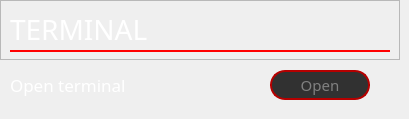
    <widget class="QWidget" name="page_terminal">
     <widget class="QFrame" name="p_terminal_title">
      <property name="geometry">
       <rect>
        <x>0</x>
        <y>0</y>
        <width>400</width>
        <height>60</height>
       </rect>
      </property>
      <property name="frameShape">
       <enum>QFrame::StyledPanel</enum>
      </property>
      <property name="frameShadow">
       <enum>QFrame::Raised</enum>
      </property>
      <widget class="QLabel" name="label_107">
       <property name="geometry">
        <rect>
         <x>10</x>
         <y>10</y>
         <width>380</width>
         <height>40</height>
        </rect>
       </property>
       <property name="font">
        <font>
         <family>Bahnschrift SemiLight</family>
         <pointsize>21</pointsize>
        </font>
       </property>
       <property name="styleSheet">
        <string notr="true">color:white;</string>
       </property>
       <property name="text">
        <string>TERMINAL</string>
       </property>
       <property name="alignment">
        <set>Qt::AlignLeading|Qt::AlignLeft|Qt::AlignTop</set>
       </property>
      </widget>
      <widget class="Line" name="line_23">
       <property name="geometry">
        <rect>
         <x>10</x>
         <y>50</y>
         <width>380</width>
         <height>2</height>
        </rect>
       </property>
       <property name="styleSheet">
        <string notr="true">background:red;
border:none;</string>
       </property>
       <property name="frameShadow">
        <enum>QFrame::Plain</enum>
       </property>
       <property name="orientation">
        <enum>Qt::Horizontal</enum>
       </property>
      </widget>
     </widget>
     <widget class="QFrame" name="p_terminal_button">
      <property name="geometry">
       <rect>
        <x>0</x>
        <y>60</y>
        <width>370</width>
        <height>50</height>
       </rect>
      </property>
      <widget class="QLabel" name="label_108">
       <property name="geometry">
        <rect>
         <x>10</x>
         <y>0</y>
         <width>200</width>
         <height>50</height>
        </rect>
       </property>
       <property name="maximumSize">
        <size>
         <width>250</width>
         <height>16777215</height>
        </size>
       </property>
       <property name="font">
        <font>
         <family>Bahnschrift SemiLight</family>
         <pointsize>13</pointsize>
        </font>
       </property>
       <property name="styleSheet">
        <string notr="true">color:white;</string>
       </property>
       <property name="text">
        <string>Open terminal</string>
       </property>
      </widget>
      <widget class="QPushButton" name="bearing_terminalOpenButton">
       <property name="geometry">
        <rect>
         <x>270</x>
         <y>10</y>
         <width>100</width>
         <height>30</height>
        </rect>
       </property>
       <property name="font">
        <font>
         <family>Bahnschrift SemiLight</family>
         <pointsize>11</pointsize>
         <weight>50</weight>
         <bold>false</bold>
        </font>
       </property>
       <property name="styleSheet">
        <string notr="true">QPushButton{
	
	background-color: rgb(49, 49, 49);
	border: 2px solid rgb(181, 0, 0);
	border-radius:15px;
	color:gray;
}
QPushButton:pressed{
	
	
	background-color: rgb(188, 0, 0);
	color:white;
}</string>
       </property>
       <property name="text">
        <string>Open</string>
       </property>
      </widget>
     </widget>
    </widget>
